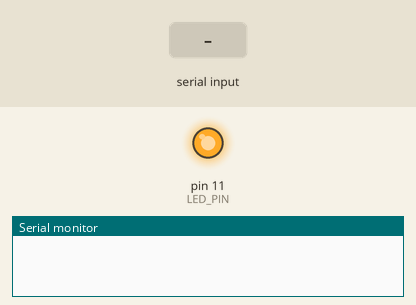
The sketch below on a simulated Arduino Uno, built with avr-gcc and run on an emulated ATmega328P. Shown: output pins drawn as LEDs (lit = HIGH), the last lines printed to the serial monitor. Dashed ring = blinking. Inputs (shaded band) come from the test bench.

Above: at 0.1 s.
At 1.2 s:
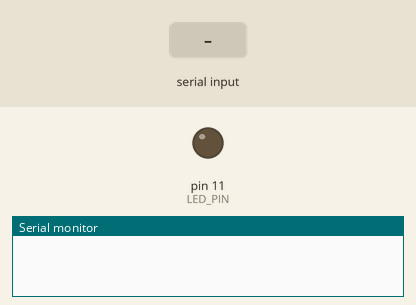
1.3 s: "90,45\n" received over Serial
At 2.04 s:
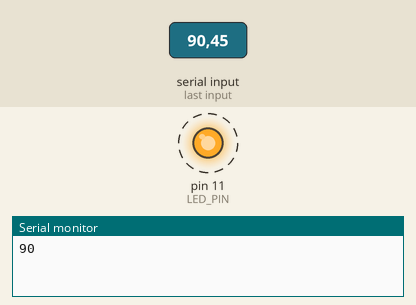
Timing chart, 0 to 10.3 s (numbered marks = the images above; inputs shaded):
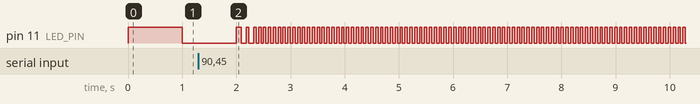

The sketch:

control_delay_with_serial_monitor.ino
```cpp
// YT Video: https://www.youtube.com/watch?v=lAkvQA-d3HM

#define LED_PIN 11
// This algorithm give you the power to control the delay value between a HIGH and LOW value for a LED (between 10ms & 1000ms).
int delay_value = 1000;

void setup() {
  //matching the Serial Monitor's bauds value
  Serial.begin(115200);
  pinMode(11, OUTPUT);
  Serial.setTimeout(50);
}

void loop() {
  if(Serial.available() > 0) { // checking if there was an input
    int input_value = Serial.parseInt();

    if(input_value > 10 && input_value < 1000){
      delay_value = input_value; // assigning the value
      Serial.println(delay_value);
    }
  }

  digitalWrite(LED_PIN, HIGH);
  delay(delay_value);
  digitalWrite(LED_PIN, LOW);
  delay(delay_value);
}
```

Measured:
- after the input at 1.3 s, pin 11 (LED_PIN): alternates HIGH for 0.05 s and LOW for 0.05 s, starting after 0.79 s
